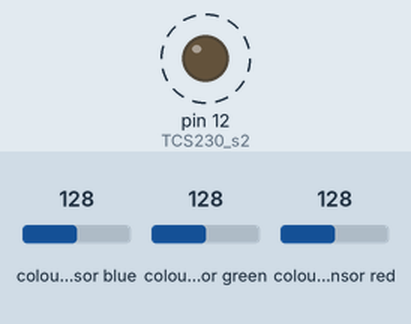
This sketch was run on a simulated Arduino Uno, built with avr-gcc and run on an emulated ATmega328P. On the bench: output pins drawn as LEDs (lit = HIGH). Wiring (inferred from the names in the program): TCS3200 colour sensor: output pin 4; S2 pin 4; S3 pin 13; S0 pin 7; S1 pin 8. Dashed ring = blinking. The test bench sets the inputs (shaded band); at power-on: colour sensor blue 128, colour sensor green 128, colour sensor red 128. Pins used as bus, display or sensor lines are not drawn; what the sketch prints to the serial monitor is not drawn.

Above: at 0.05 s.
Timing chart, 0 to 3.0 s (numbered marks = the images above):
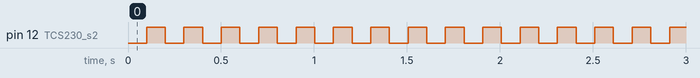

Measured:
- by itself, pin 12 (TCS230_s2): alternates HIGH for 0.10 s and LOW for 0.10 s

The sketch:

TCS230_test.ino
```cpp
#define TCS230_s0 7 //TCS 230 led
#define TCS230_s1 8 //TCS230 led
#define TCS230_s2 12 // TCS230 led
#define TCS230_s3 13 // TCS230 led
#define TCS230_out 4 //input from TCS230
volatile int TCS230_frequency = 0; //TCS230 frequency
volatile int TCS230_red = 0, TCS230_green = 0, TCS230_blue = 0;

void setup_TCS230(){
  pinMode(TCS230_s0, OUTPUT);
  pinMode(TCS230_s1, OUTPUT);
  pinMode(TCS230_s2, OUTPUT);
  pinMode(TCS230_s3, OUTPUT);
  pinMode(TCS230_out,INPUT);
  //setting frequency scaling to 20%
  digitalWrite(TCS230_s0,HIGH);
  digitalWrite(TCS230_s1,LOW);
}

void setup() {
  // put your setup code here, to run once:
  setup_TCS230();
  Serial.begin(9600);
}

void TCS230_run(){
  //set red filtered photodiodes to be read
  digitalWrite(TCS230_s2,LOW);
  digitalWrite(TCS230_s3,LOW);
  //read output frequency
  TCS230_red = pulseIn(TCS230_out,LOW);
  //map red
//  TCS230_red = map(TCS230/_red, 100, 500, 255, 0);
  delay(100);  //check if time delay between each colour check is necessary

  //set green photodiodes to be read
  digitalWrite(TCS230_s2,HIGH);
  digitalWrite(TCS230_s3,HIGH);
  //read output frequency
  TCS230_green = pulseIn(TCS230_out,LOW);
  //map green
//  TCS230_green = map(TCS230_green/,60,400,255,0);
  delay(100);

  //set blue filtered photodiodes to be read
  digitalWrite(TCS230_s2,LOW);
  digitalWrite(TCS230_s3,HIGH);
  //read output frequency
  TCS230_blue = pulseIn(TCS230_out,LOW);
  //map blue
//  TCS230_blue = map(TCS230_bl/ue, 85, 490, 255, 0);
  //print frequency values
  Serial.print("red ");
  Serial.println(TCS230_red);
  Serial.print("green ");
  Serial.println(TCS230_green);
  Serial.print("blue ");
  Serial.println(TCS230_blue);
  //if all values are close to each other, colour is green
  if (abs(TCS230_red - 255) < 30 && abs(TCS230_green - 255) < 30 && abs(TCS230_blue - 255) < 30){
    Serial.println("green");
  } else if (abs(TCS230_red - 255) < 30 && abs(TCS230_green - 255) > 70 && abs(TCS230_blue - 255) > 70){
    Serial.println("red");
  }
}

void loop() {
  // put your main code here, to run repeatedly:
  TCS230_run();
}
```
